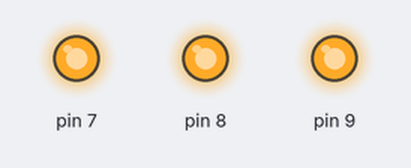
Bench run of a sketch on a simulated Arduino Uno, built with avr-gcc and run on an emulated ATmega328P. On the bench: output pins drawn as LEDs (lit = HIGH).

Above: at 5.0 s.
At 12.5 s:
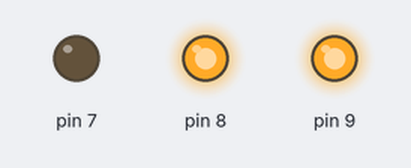
Timing chart, 0 to 17.2 s (numbered marks = the images above):
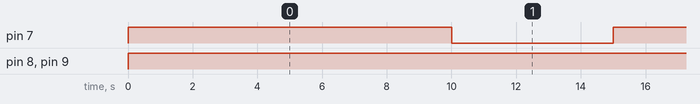

The sketch:

on_and_off_times.ino
```cpp
// On and Off Times (as int, max=32secs)
const unsigned int onTime = 10000;
const unsigned int offTime = 5000;

const unsigned int onTime1 = 20000;
const unsigned int offTime1 = 15000;

const unsigned int onTime2 = 30000;
const unsigned int offTime2 = 25000;

// Tracks the last time event fired
unsigned long previousMillis=0;

// Interval is how long we wait
int interval = onTime;
int interval1 = onTime1;
int interval2 = onTime2;

// Used to track if LED should be on or off
boolean LED7state = true;
boolean LED8state = true;
boolean LED9state = true;


// Usual Setup Stuff
void setup() {
  pinMode(7, OUTPUT);
  pinMode(8, OUTPUT);
  pinMode(9, OUTPUT);
}

void loop() {
  // Set Pin 13 to state of LED13state each timethrough loop()
  // If LED13State hasn't changed, neither will the pin
  digitalWrite(7, LED7state);
  digitalWrite(8, LED8state);
  digitalWrite(9, LED9state);

  // Grab snapshot of current time, this keeps all timing
  // consistent, regardless of how much code is inside the next if-statement
  unsigned long currentMillis = millis();
  unsigned long currentMillis1 = millis();
  unsigned long currentMillis2 = millis();

  // Compare to previous capture to see if enough time has passed
  if ((unsigned long)(currentMillis - previousMillis) >= interval) {
    // Change wait interval, based on current LED state
    if (LED7state) {
      // LED is currently on, set time to stay off
      interval = offTime;
    } else {
      // LED is currently off, set time to stay on
      interval = onTime;
    }
    // Toggle the LED's state, Fancy, eh!?
    LED7state = !(LED7state);

    // Save the current time to compare "later"
    previousMillis = currentMillis;
  }

  if ((unsigned long)(currentMillis - previousMillis) >= interval) {
    // Change wait interval, based on current LED state
    if (LED8state) {
      // LED is currently on, set time to stay off
      interval1 = offTime1;
    } else {
      // LED is currently off, set time to stay on
      interval1 = onTime1;
    }
    // Toggle the LED's state, Fancy, eh!?
    LED8state = !(LED8state);

    // Save the current time to compare "later"
    previousMillis = currentMillis;
  }
  if ((unsigned long)(currentMillis - previousMillis) >= interval) {
    // Change wait interval, based on current LED state
    if (LED9state) {
      // LED is currently on, set time to stay off
      interval2 = offTime2;
    } else {
      // LED is currently off, set time to stay on
      interval2 = onTime2;
    }
    // Toggle the LED's state, Fancy, eh!?
    LED9state = !(LED9state);

    // Save the current time to compare "later"
    previousMillis = currentMillis1;
  }
}
```

Measured:
- by itself, pin 7: alternates HIGH for 10.0 s and LOW for 5.0 s
- by itself, pin 8, pin 9: LOW → HIGH at 0.00 s
